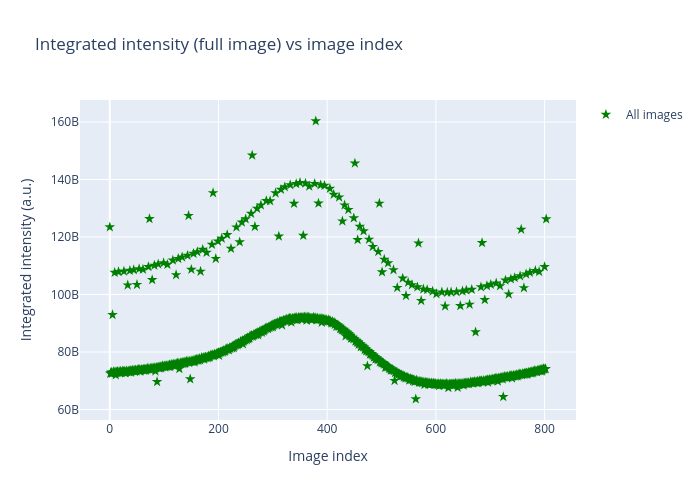

Source (notebook cell):
### Markdown cell above
process rejection of images selected / manually defined

### Code cell
o_white_beam.process_exclusion()

### Figure 1 — Plotly figure (JSON) as saved in the notebook; plotly's stock layout.template omitted (floating-point values rounded to 4 significant figures; data arrays with more than 128 entries replaced by an {"elided": "..."} marker saying what was removed)
{"data": [{"customdata": {"elided": "804 str values"}, "hovertemplate": "Index: %{x}<br>Intensity: %{y:.2f}<br>File: %{customdata}<extra></extra>", "marker": {"color": "green", "size": 8, "symbol": "star"}, "mode": "markers", "name": "All images", "type": "scatter", "x": {"elided": "804 int values"}, "y": {"elided": "804 int values"}}], "layout": {"height": 500, "showlegend": true, "title": {"text": "Integrated intensity (full image) vs image index"}, "width": 700, "xaxis": {"title": {"text": "Image index"}}, "yaxis": {"title": {"text": "Integrated intensity (a.u.)"}}}}
